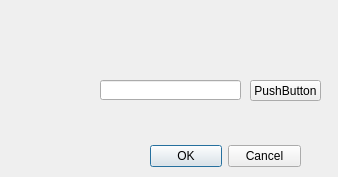
<?xml version="1.0" encoding="UTF-8"?>
<ui version="4.0">
 <class>Dialog</class>
 <widget class="QDialog" name="Dialog">
  <property name="geometry">
   <rect>
    <x>0</x>
    <y>0</y>
    <width>338</width>
    <height>177</height>
   </rect>
  </property>
  <property name="windowTitle">
   <string>Dialog</string>
  </property>
  <widget class="QDialogButtonBox" name="buttonBox">
   <property name="geometry">
    <rect>
     <x>150</x>
     <y>140</y>
     <width>151</width>
     <height>32</height>
    </rect>
   </property>
   <property name="orientation">
    <enum>Qt::Horizontal</enum>
   </property>
   <property name="standardButtons">
    <set>QDialogButtonBox::Cancel|QDialogButtonBox::Ok</set>
   </property>
  </widget>
  <widget class="QLineEdit" name="lineEdit">
   <property name="geometry">
    <rect>
     <x>100</x>
     <y>80</y>
     <width>141</width>
     <height>20</height>
    </rect>
   </property>
  </widget>
  <widget class="QPushButton" name="pushButton">
   <property name="geometry">
    <rect>
     <x>250</x>
     <y>80</y>
     <width>71</width>
     <height>21</height>
    </rect>
   </property>
   <property name="text">
    <string>PushButton</string>
   </property>
  </widget>
 </widget>
 <resources/>
 <connections>
  <connection>
   <sender>buttonBox</sender>
   <signal>accepted()</signal>
   <receiver>Dialog</receiver>
   <slot>accept()</slot>
   <hints>
    <hint type="sourcelabel">
     <x>248</x>
     <y>254</y>
    </hint>
    <hint type="destinationlabel">
     <x>157</x>
     <y>274</y>
    </hint>
   </hints>
  </connection>
  <connection>
   <sender>buttonBox</sender>
   <signal>rejected()</signal>
   <receiver>Dialog</receiver>
   <slot>reject()</slot>
   <hints>
    <hint type="sourcelabel">
     <x>316</x>
     <y>260</y>
    </hint>
    <hint type="destinationlabel">
     <x>286</x>
     <y>274</y>
    </hint>
   </hints>
  </connection>
 </connections>
</ui>
